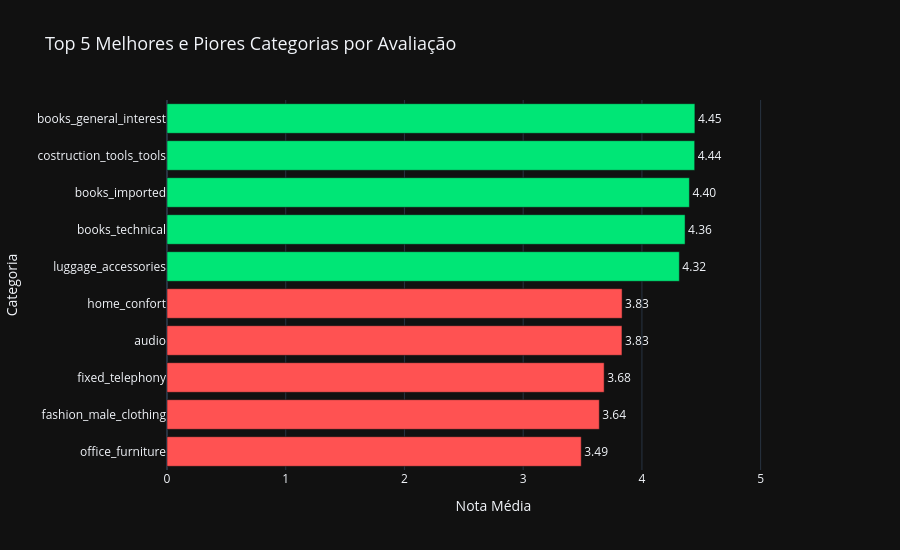

Source (notebook cell):
### Markdown cell above
### 6.7 Categorias com Melhor e Pior Satisfação
**Pergunta:** Quais categorias têm melhor e pior satisfação?

### Code cell
# Filtramos categorias com pelo menos 50 avaliações
cat_filtered = category_revenue[category_revenue["items"] >= 50].copy()

top5_best = cat_filtered.nlargest(5, "avg_review")
top5_worst = cat_filtered.nsmallest(5, "avg_review")
cat_extremes = pd.concat([top5_best, top5_worst]).sort_values("avg_review")

colors = ["#ff5252"] * len(top5_worst) + ["#00e676"] * len(top5_best)

fig = go.Figure()

fig.add_trace(
    go.Bar(
        y=cat_extremes["product_category_name_english"],
        x=cat_extremes["avg_review"],
        orientation="h",
        marker_color=colors,
        text=cat_extremes["avg_review"].apply(lambda x: f"{x:.2f}"),
        textposition="outside",
    )
)

fig.update_layout(
    title="Top 5 Melhores e Piores Categorias por Avaliação",
    xaxis_title="Nota Média",
    xaxis_range=[0, 5.5],
    yaxis_title="Categoria",
    template=PLOTLY_TEMPLATE,
    height=550,
    title_font_size=18,
)

fig.show()

### Figure 1 — Plotly figure (JSON) as saved in the notebook; plotly's stock layout.template omitted (floating-point values rounded to 4 significant figures)
{"data": [{"marker": {"color": ["#ff5252", "#ff5252", "#ff5252", "#ff5252", "#ff5252", "#00e676", "#00e676", "#00e676", "#00e676", "#00e676"]}, "orientation": "h", "text": ["3.49", "3.64", "3.68", "3.83", "3.83", "4.32", "4.36", "4.40", "4.44", "4.45"], "textposition": "outside", "type": "bar", "x": [3.489, 3.641, 3.682, 3.832, 3.833, 4.315, 4.364, 4.4, 4.444, 4.446], "y": ["office_furniture", "fashion_male_clothing", "fixed_telephony", "audio", "home_confort", "luggage_accessories", "books_technical", "books_imported", "costruction_tools_tools", "books_general_interest"]}], "layout": {"height": 550, "title": {"font": {"size": 18}, "text": "Top 5 Melhores e Piores Categorias por Avaliação"}, "xaxis": {"range": [0, 5.5], "title": {"text": "Nota Média"}}, "yaxis": {"title": {"text": "Categoria"}}}}
